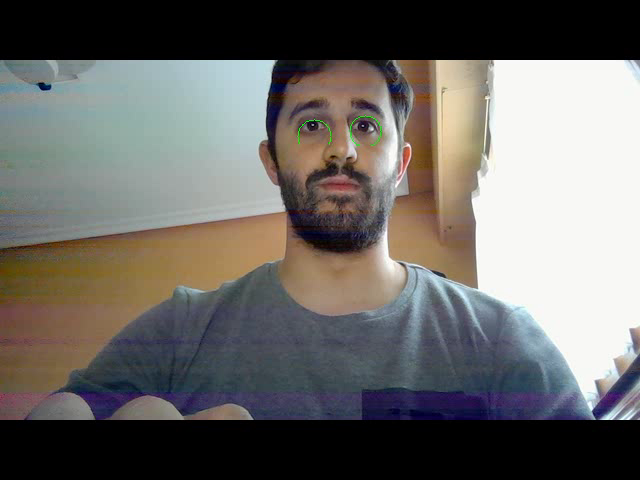
#> input picture frame 36 of Desafio11/desafio11_erode.avi, 640 x 480 px, given in place of vtest.avi, which was not available
$ jupyter execute 'tutorial-44 background substraction.ipynb'
#> lines starting #> are read from the running program, lines starting #| are printed output that depends on the picture; after the words box and inside, x2 and y2 are one past the last pixel; in counts of white or black regions, pixels touching at a corner belong together
[cell 1]
# Background Subtraction
# https://docs.opencv.org/3.4.1/db/d5c/tutorial_py_bg_subtraction.html

[cell 2]
import cv2
import numpy as np
from matplotlib import pyplot as plt

[cell 3]
cd ../data

[cell 4]
# BackgroundSubtractorMOG

[cell 5]
cap = cv2.VideoCapture('vtest.avi')

fgbg = cv2.bgsegm.createBackgroundSubtractorMOG()

while(1):
    ret, frame = cap.read()
#> frame is the input picture: shape (480, 640, 3); mean B, G, R 102, 105, 107.3

    fgmask = fgbg.apply(frame)
#> fgmask: shape (480, 640); every value is 0

    cv2.imshow('frame',fgmask)
    k = cv2.waitKey(30) & 0xff
#> (key Esc is pressed here)
    if k == 27:
        break

cap.release()
cv2.destroyAllWindows()

[cell 6]
# BackgroundSubtractorMOG2

[cell 7]
cap = cv2.VideoCapture('vtest.avi')

fgbg = cv2.createBackgroundSubtractorMOG2()

while(1):
    ret, frame = cap.read()

    fgmask = fgbg.apply(frame)
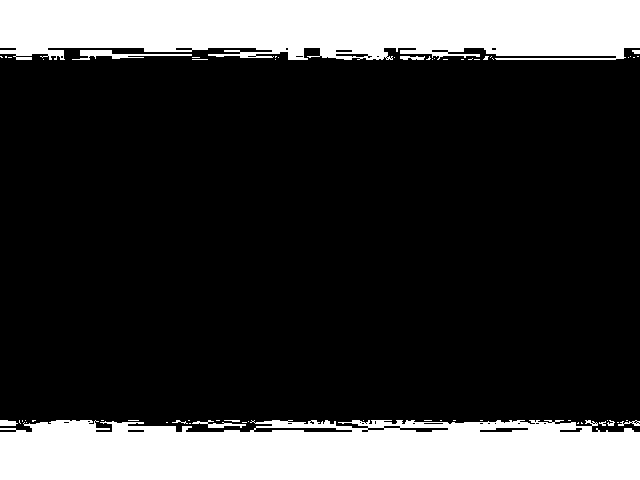
#> fgmask: shape (480, 640); values 127 (black) and 255 (white), 22.9% white; 60 white regions (49 under 20 px), largest, box (x1, y1, x2, y2) and area: (0, 420, 640, 480) 34725, (0, 0, 640, 60) 34340, (72, 50, 192, 60) 443

    cv2.imshow('frame',fgmask)
    k = cv2.waitKey(30) & 0xff
#> (key Esc is pressed here)
    if k == 27:
        break

cap.release()
cv2.destroyAllWindows()

[cell 8]
# BackgroundSubtractorGMG

[cell 9]
cap = cv2.VideoCapture('vtest.avi')

kernel = cv2.getStructuringElement(cv2.MORPH_ELLIPSE,(3,3))
fgbg = cv2.bgsegm.createBackgroundSubtractorGMG()

while(1):
    ret, frame = cap.read()

    fgmask = fgbg.apply(frame)
    fgmask = cv2.morphologyEx(fgmask, cv2.MORPH_OPEN, kernel)

    cv2.imshow('frame',fgmask)
    k = cv2.waitKey(30) & 0xff
#> (key Esc is pressed here)

$ run again, starting later in the video
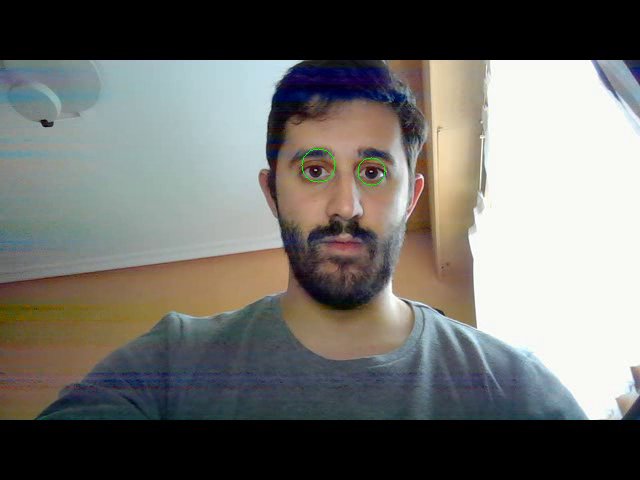
#> input picture frame 162 of Desafio11/desafio11_erode.avi, 640 x 480 px, given in place of vtest.avi, which was not available
#> frame is the input picture: shape (480, 640, 3); mean B, G, R 107.9, 111.5, 111.9
#> `fgmask = fgbg.apply(frame)`:
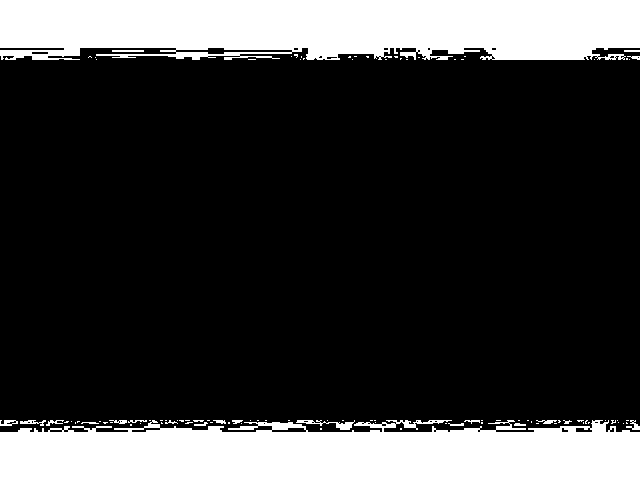
#> fgmask: shape (480, 640); values 127 (black) and 255 (white), 22.4% white; 100 white regions (79 under 20 px), largest, box (x1, y1, x2, y2) and area: (0, 0, 640, 60) 34845, (0, 420, 640, 480) 32885, (296, 420, 355, 430) 202

$ run again, starting later in the video
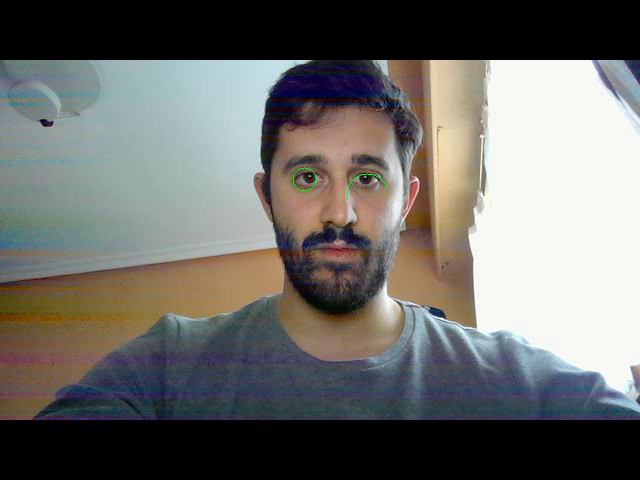
#> input picture frame 289 of Desafio11/desafio11_erode.avi, 640 x 480 px, given in place of vtest.avi, which was not available
#> frame is the input picture: shape (480, 640, 3); mean B, G, R 105.3, 108.4, 109
#> `fgmask = fgbg.apply(frame)`:
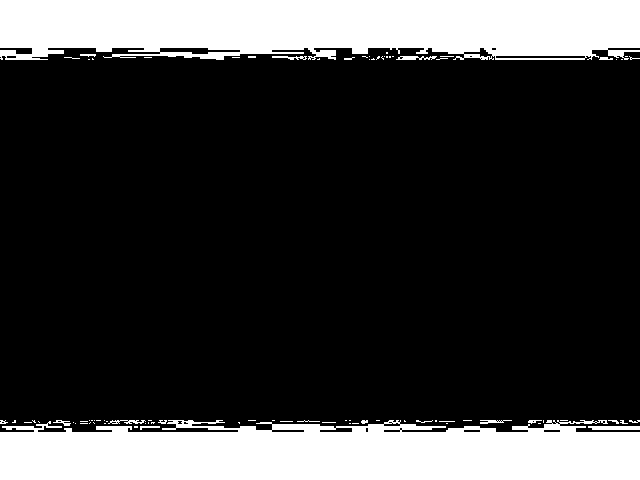
#> fgmask: shape (480, 640); values 127 (black) and 255 (white), 22.4% white; 85 white regions (66 under 20 px), largest, box (x1, y1, x2, y2) and area: (0, 0, 640, 60) 34167, (0, 420, 640, 480) 33242, (588, 426, 640, 430) 200
